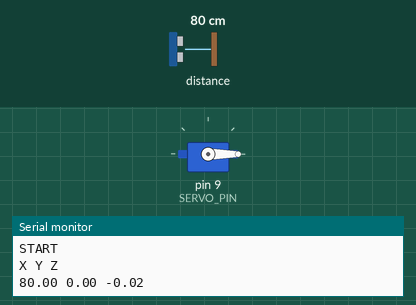
Simulated run of this sketch. Board: Arduino Uno, built with avr-gcc and run on an emulated ATmega328P. Shown: servo, the last lines printed to the serial monitor. Inputs (shaded band) come from the test bench; at power-on: distance to the obstacle 80 cm.

Above: at 0.1 s.
At 111.0 s:
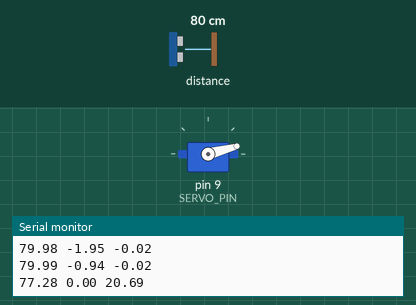
Timing chart, 0 to 112.5 s (numbered marks = the images above):
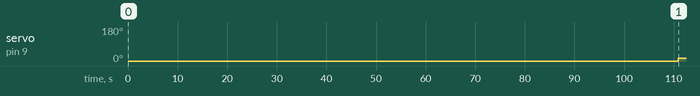

The sketch:

LatestLidar_Scanner_Pseudo_Code.ino
```cpp
/*********************************************************************
 * Module name: lidar_scanner_pseudo_code.ino
 *
 * Author:
 *
 * Created on July 11th, 2022
 *
 * Version  1.0:
 *          1.1: Converted output to xyz file format for direct viewing in
 *                MeshLab 07/16/2022
 *
 *
 ************************************************************************/

#define VERSION "1.0"

/************************************************************************
*
* Include section
*
*************************************************************************/
#include <Servo.h>
#include <Wire.h>
#include <LIDARLite.h>

/************************************************************************
*
* Harware Connections and Constants
*
*************************************************************************/
const int SERVO_PIN=9; //Servo Signal Connected to D3
const int STEPPER_STEP=7; //Stepper motor step control board (DRV8829) on D9
const int STEPPER_DIR=6; //Stepper direction on D8, other stepper motor driver connections are left unconnected and remain at default values
const int LIGHT_SENSOR=4; //light sensor analog input
const int TIME_BETWEEN_READINGS=10; //time between readings ms
const int TILT_SERVO_SCALE_FACTOR=1; //scale factor to convert degrees of rotation to PWM value
const int LIGHT_SENSOR_THRESHOLD=200; //an ADC value above this indicates the light sensor is blocked
const int STEPPER_DIRECTION_FWD=1;
const int STEPPER_DIRECTION_REV=0;
/************************************************************************
*
* Global Objects and Variables
*
*************************************************************************/
Servo tilt_servo;
LIDARLite lidar_module;

/************************************************************************
*
* Function Declarations
*
*************************************************************************/
void step_azimuth(); //rotate around vertical axis
void rotate_azimuth_to_start();
void tilt_altitude(int degrees); //rotate around horizontal axis
void read_distance();


/************************************************************************
*
* Function Declaration Section
*
*
*************************************************************************/

/*************************************************************************
* Function name      : setup
* returns            : void
* Description        :
* Notes              :
**************************************************************************/
void setup() {
  //initialize serial port with 9600 Baud rate
  Serial.begin(9600);

  //initial servo object
  tilt_servo.attach(SERVO_PIN);

  //setup digitial pins for controlling stepper motor
  pinMode(STEPPER_STEP,OUTPUT);
  pinMode(STEPPER_DIR,OUTPUT);
  digitalWrite(STEPPER_STEP,LOW);

  //initialize lidar module
  lidar_module.begin(0,true);
  lidar_module.configure(0);
}


/*************************************************************************
* Function name      : loop
* returns            : void
* Description        : main loop
* Notes              :
**************************************************************************/
void loop() {
  int azimuth_pos; //angle in degrees with x-axis when projected on horizontal plane, increases counter-clockwise
  int altitude_pos; //and with vertical in degrees
  double r,x,y,z;
  double theta, phi, radius;
  const double pi=3.142;

  //move to start position
  //rotate_azimuth_to_start();
  tilt_servo.write(0);
  delay(15);

  //send data start marker on serial port
  Serial.println("START");
  Serial.println("X Y Z"); //print header of xyz file in space delimited format

  //take readings at for 360 degrees of rotation at each tilt angle
  for(altitude_pos=0;altitude_pos<90; altitude_pos+=15){
    //set tilt
    tilt_servo.write(altitude_pos);
    delay(15);
      //rotate through 360 degreess
      for(azimuth_pos=0;azimuth_pos<500;azimuth_pos++){

        //measure distance and convert from spherical
        //to cartesian coordinates

        r=double(lidar_module.distance()); //distance in cm
        phi=double(90-altitude_pos)*pi/180.0; //convert angles to radians
        theta=double(azimuth_pos)*pi/250.0;
        z=r*cos(phi);
        x=r*sin(phi)*cos(theta);
        y=r*sin(phi)*sin(theta);

        //print readings on serial port in xyz file format (space delimited)
        Serial.print(x);
        Serial.print(" ");
        Serial.print(y);
        Serial.print(" ");
        Serial.println(z);

        //move to next azimuth position
        step_azimuth(STEPPER_DIRECTION_FWD);
        delay(TIME_BETWEEN_READINGS);
      }

    //go back to start position for rotatations
    //rotate_azimuth_to_start();
    //move to next altitude position
  }

  //send data end marker on serial port
  Serial.println("STOP");
}

/*************************************************************************
* Function name      : step_azimuth()
*
*  returns           : void
*
*
* Description        : Steps the azimuth position
* Notes              : none
* Unit Test          :
**************************************************************************/
void step_azimuth(int stepper_direction){
  //creating a rising edge on the STEP pin of the DRV8829 will result in a step motion
  //direction pin is set to HIGH, toggle to reverse step direction
  //all other connections to the DRV8829 board are assumed to be left disconnected and will hence assume their default values

  digitalWrite(STEPPER_DIR,stepper_direction); //set stepper motor direction

  //generate a pulse on the STEP pin
  digitalWrite(STEPPER_STEP,HIGH);
  delay(100);
  digitalWrite(STEPPER_STEP,LOW);
  delay(100);
}


/*************************************************************************
* Function name      : rotate_azimuth_to_start()
*
*  returns           : void
*
*
* Description        : returns the azimuth position to the start postion based on the light sensor
* Notes              : none
* Unit Test          :
**************************************************************************/
void rotate_azimuth_to_start(){

  int step_count,i;
  const int MAX_ATTEMPTS_STEPS=400;

  //if the light sensor is blocked, reverse the vane
  step_count=0;

  if(analogRead(LIGHT_SENSOR)>LIGHT_SENSOR_THRESHOLD){
    while((analogRead(LIGHT_SENSOR)>LIGHT_SENSOR_THRESHOLD)&& (step_count<MAX_ATTEMPTS_STEPS)){
      step_azimuth(STEPPER_DIRECTION_REV);
      step_count++;
    }
    //ensure light sensor is cleared
    for(step_count=0;step_count<50;step_count++){
      step_azimuth(STEPPER_DIRECTION_REV);
    }
  }

  if(step_count==MAX_ATTEMPTS_STEPS){
    Serial.println("failed to find start azimuth position");
    exit;
  }

  //step to start position
  step_count=0;

  while((analogRead(LIGHT_SENSOR)<LIGHT_SENSOR_THRESHOLD)&& (step_count<MAX_ATTEMPTS_STEPS)){
    step_azimuth(STEPPER_DIRECTION_FWD);
    step_count++;
  }

  if(step_count==MAX_ATTEMPTS_STEPS){
    Serial.println("failed to find start azimuth position");
    exit;
  }
}
```

Measured:
- by itself, servo on pin 9 (SERVO_PIN): 0° → 15° at 111 s
